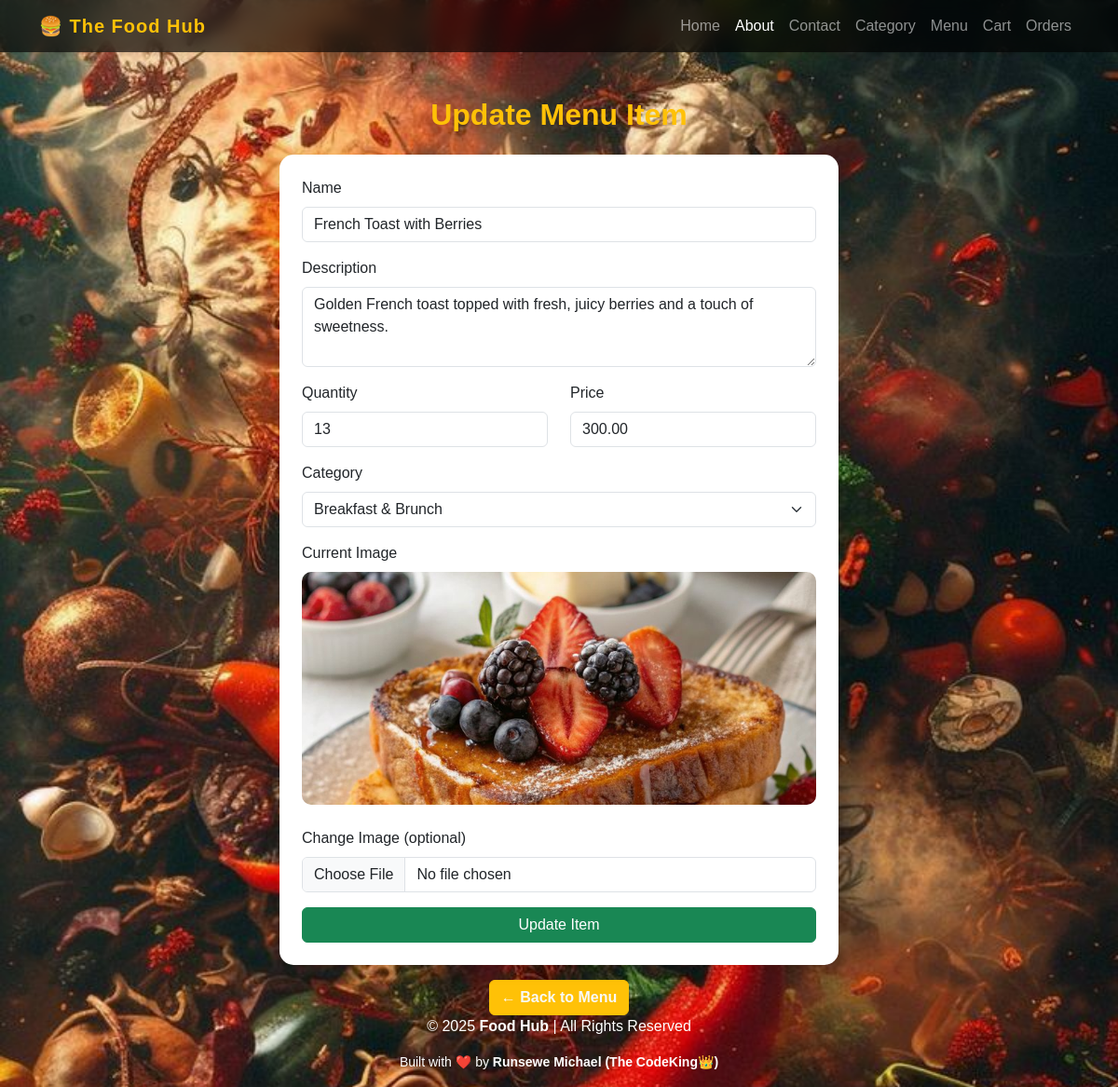
Page /menu/update/5/ on the committed database.
### menu/models.py (models this page shows, shortened)
class Menu(models.Model):
    name = models.CharField(max_length=255, unique=True)
    description = models.TextField(blank=True, null=True)
    quantity = models.PositiveIntegerField(default=0)
    image = models.ImageField(upload_to='menu_images', blank=True, null=True)
    price = models.DecimalField(max_digits=8, decimal_places=2, default=0.00)
    category = models.ForeignKey('category.Category', on_delete=models.CASCADE, related_name='menu_items')

### category/models.py (models this page shows, shortened)
class Category(models.Model):
    name = models.CharField(max_length=255, unique=True)
    slug = models.SlugField(unique=True, blank=True)
    description = models.TextField(blank=True, null=True)
    quantity = models.PositiveIntegerField(default=0)
    image = models.ImageField(upload_to='category_images', blank=True, null=True)
    created_at = models.DateTimeField(auto_now_add=True)

### menu/views.py (the view, shortened to what this page needs)
# urls.py: path('menu/update/<int:id>/', views.update_menu_item, name='update_menu_item'),
def update_menu_item(request, id):
    menu_item = get_object_or_404(Menu, id=id)
    old_quantity = menu_item.quantity
    old_category = menu_item.category
    categories = Category.objects.all()
    return render(request, 'menu/updateMenuItem.html', {
        'menu_item': menu_item,
        'categories': categories
    })

### menu/templates/menu/updateMenuItem.html (shortened to what this page needs)
{% load static %}
<!DOCTYPE html>
<html lang="en">
<head>
    <link href="https://cdn.jsdelivr.net/npm/bootstrap@5.3.2/dist/css/bootstrap.min.css" rel="stylesheet">
</head>
<body>
<nav class="navbar navbar-expand-lg navbar-dark sticky-top shadow-sm">
    <div class="container">
      <a class="navbar-brand fw-bold" href="{% url 'home' %}">
        🍔 The Food Hub
      </a>
      <div class="collapse navbar-collapse" id="navbarNav">
        <ul class="navbar-nav ms-auto align-items-center">
          <li class="nav-item"><a class="nav-link" href="{% url 'home' %}">Home</a></li>
          <li class="nav-item"><a class="nav-link active" href="{% url 'about' %}">About</a></li>
          <li class="nav-item"><a class="nav-link" href="{% url 'contact' %}">Contact</a></li>
          <li class="nav-item"><a class="nav-link" href="{% url 'category_list' %}">Category</a></li>
          <li class="nav-item"><a class="nav-link" href="{% url 'menu_list' %}">Menu</a></li>
          <li class="nav-item"><a class="nav-link" href="{% url 'view_cart' %}">Cart</a></li>
          <li class="nav-item"><a class="nav-link" href="{% url 'order_list' %}">Orders</a></li>
        </ul>
      </div>
    </div>
  </nav>
<div class="container mt-5">
    <h2 class="text-center mb-4 fw-bold text-warning">Update Menu Item</h2>
    <form method="post" enctype="multipart/form-data" class="card form-card p-4">
        <div class="mb-3">
            <label class="form-label">Name</label>
            <input type="text" name="name" class="form-control" value="{{ menu_item.name }}" required>
        </div>
        <div class="mb-3">
            <label class="form-label">Description</label>
            <textarea name="description" class="form-control" rows="3">{{ menu_item.description }}</textarea>
        </div>
        <div class="row">
            <div class="col-md-6 mb-3">
                <label class="form-label">Quantity</label>
                <input type="number" name="quantity" class="form-control" min="0" value="{{ menu_item.quantity }}" required>
            </div>
            <div class="col-md-6 mb-3">
                <label class="form-label">Price</label>
                <input type="number" name="price" step="0.01" class="form-control" value="{{ menu_item.price }}" required>
            </div>
        </div>
        <div class="mb-3">
            <label class="form-label">Category</label>
            <select name="category_id" class="form-select" required>
                {% for category in categories %}
                    <option value="{{ category.id }}" {% if category.id == menu_item.category.id %}selected{% endif %}>
                        {{ category.name }}
                    </option>
                {% endfor %}
            </select>
        </div>
        <div class="mb-3">
            <label class="form-label">Current Image</label><br>
            {% if menu_item.image %}
                <img src="{{ menu_item.image.url }}" alt="{{ menu_item.name }}" class="menu-image mb-2">
            {% else %}
                <img src="{% static 'images/no-image.jpg' %}" alt="No image" class="menu-image mb-2">
            {% endif %}
        </div>
        <div class="mb-3">
            <label class="form-label">Change Image (optional)</label>
            <input type="file" name="image" class="form-control">
        </div>
        <button type="submit" class="btn btn-success w-100">Update Item</button>
    </form>
    <div class="text-center mt-3">
        <a href="{% url 'menu_list' %}" class="text-decoration-none btn btn-warning fw-bold text-light">← Back to Menu</a>
    </div>
</div>
<footer class="text-center">
    <p>© 2025 <strong>Food Hub</strong> | All Rights Reserved</p>
    <p class="small">Built with ❤️ by <strong>Runsewe Michael (The CodeKing👑)</strong></p>
  </footer>
</body>
</html>

### rows in the picture
Menu: name "French Toast with Berries", description "Golden French toast topped with fresh, juicy berries and a touch of sweetness.", quantity "13", price "300.00", category_id "Breakfast & Brunch", image (picture)
